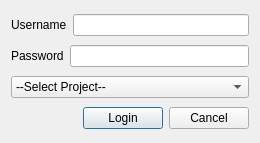
<?xml version="1.0" encoding="UTF-8"?>
<ui version="4.0">
 <class>Dialog</class>
 <widget class="QDialog" name="Dialog">
  <property name="geometry">
   <rect>
    <x>0</x>
    <y>0</y>
    <width>260</width>
    <height>143</height>
   </rect>
  </property>
  <property name="windowTitle">
   <string>TACTIC Login</string>
  </property>
  <layout class="QVBoxLayout" name="verticalLayout">
   <item>
    <layout class="QHBoxLayout" name="horizontalLayout_2">
     <item>
      <widget class="QLabel" name="label">
       <property name="text">
        <string>Username</string>
       </property>
      </widget>
     </item>
     <item>
      <widget class="QLineEdit" name="usernameBox"/>
     </item>
    </layout>
   </item>
   <item>
    <layout class="QHBoxLayout" name="horizontalLayout_3">
     <item>
      <widget class="QLabel" name="label_2">
       <property name="text">
        <string>Password</string>
       </property>
      </widget>
     </item>
     <item>
      <widget class="QLineEdit" name="passwordBox">
       <property name="echoMode">
        <enum>QLineEdit::Password</enum>
       </property>
      </widget>
     </item>
    </layout>
   </item>
   <item>
    <widget class="QComboBox" name="projectBox">
     <item>
      <property name="text">
       <string>--Select Project--</string>
      </property>
     </item>
    </widget>
   </item>
   <item>
    <layout class="QHBoxLayout" name="horizontalLayout">
     <item>
      <spacer name="horizontalSpacer">
       <property name="orientation">
        <enum>Qt::Horizontal</enum>
       </property>
       <property name="sizeHint" stdset="0">
        <size>
         <width>40</width>
         <height>20</height>
        </size>
       </property>
      </spacer>
     </item>
     <item>
      <widget class="QPushButton" name="loginButton">
       <property name="text">
        <string>Login</string>
       </property>
      </widget>
     </item>
     <item>
      <widget class="QPushButton" name="cancelButton">
       <property name="text">
        <string>Cancel</string>
       </property>
      </widget>
     </item>
    </layout>
   </item>
  </layout>
 </widget>
 <resources/>
 <connections/>
</ui>
